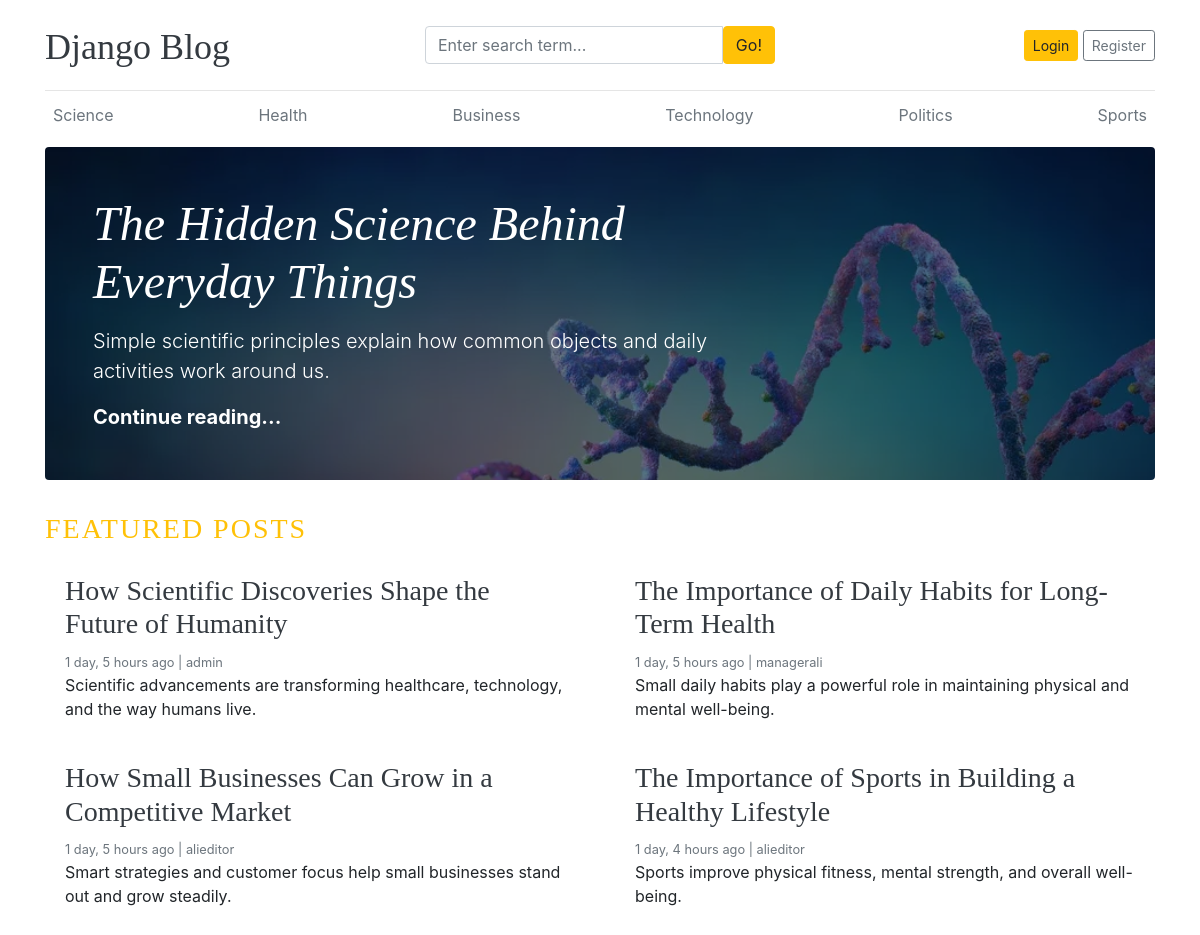
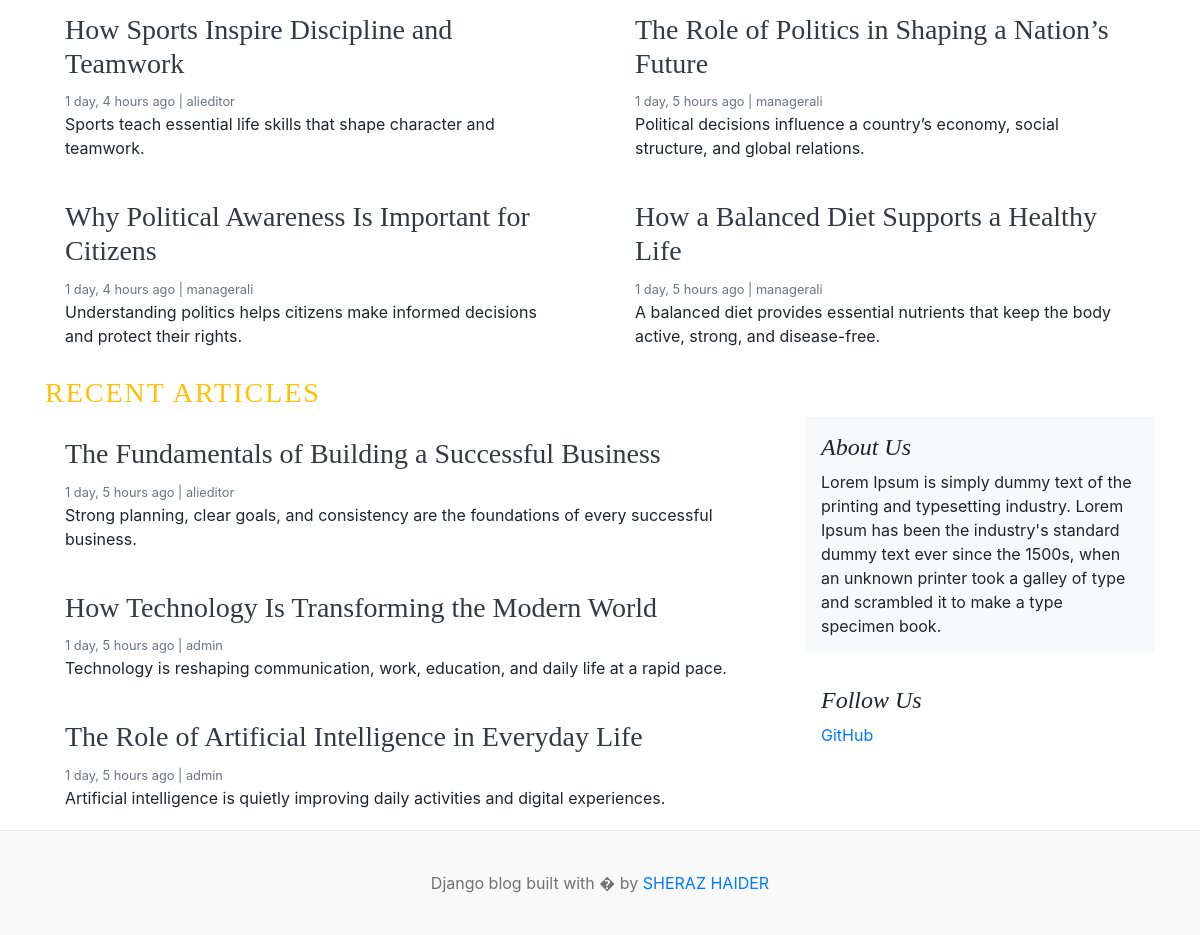
The page / on the database its author committed (2 pictures, top to bottom).
### blogs/models.py (models this page shows, shortened)
class Catagory(models.Model):
    catagory_name = models.CharField(max_length=50, unique=True)
    created_at = models.DateTimeField(auto_now_add=True)
    updated_at = models.DateTimeField(auto_now=True)
    class Meta:
        verbose_name_plural = "Catagories"

class Blog(models.Model):
    title = models.CharField(max_length=200)
    slug = models.SlugField(max_length=200, unique=True, blank=True)
    catagory = models.ForeignKey(Catagory, on_delete=models.CASCADE)
    author = models.ForeignKey(User, on_delete=models.CASCADE)
    featured_image = models.ImageField(upload_to='uploads/%Y/%m/%d/')
    short_description = models.TextField(max_length=500)
    blog_body = models.TextField(max_length=5000)
    status = models.CharField(max_length=100, choices=STATUS_CHOICES, default='draft')
    is_featured = models.BooleanField(default=False)
    created_at = models.DateTimeField(auto_now_add=True)
    updated_at = models.DateTimeField(auto_now=True)

### assignment/models.py (models this page shows, shortened)
class About(models.Model):
    about_heading = models.CharField(max_length=200)
    about_description = models.TextField(max_length=250)
    created_at = models.DateTimeField(auto_now_add=True)
    updated_at = models.DateTimeField(auto_now=True)
    class Meta:
        verbose_name_plural = "About"

class SocialLink(models.Model):
    platform = models.CharField(max_length=100)
    link = models.URLField(max_length=200)
    created_at = models.DateTimeField(auto_now_add=True)
    updated_at = models.DateTimeField(auto_now=True)
    class Meta:
        verbose_name_plural = "Social Links"

### blog_main/views.py (the view)
# urls.py: path("", views.home, name="home"),
def home(request):
    featured_posts = Blog.objects.filter(is_featured=True,status='published').order_by('updated_at')
    posts = Blog.objects.filter(is_featured = False, status='published')
    try:
        about = About.objects.get()
    except:
        about = None
    context = {
        "featured_post": featured_posts,
        "posts": posts,
        "about": about,
    }
    return render(request, "home.html", context)

### blogs/context_processors.py (called while the page is built)
def get_catagories(request):
    catagories = Catagory.objects.all()
    return dict(catagories=catagories)

def get_social_links(request):
    social_links = SocialLink.objects.all()
    return dict(social_links=social_links)

### templates/home.html (shortened to what this page needs)
{% extends "base.html" %}
{% block content %}
{% for post in featured_post %}
    {% if forloop.first %}
    <div class="jumbotron p-3 p-md-5 text-white rounded bg-dark" style="background-image: url({{ post.featured_image.url}});background-blend-mode: overlay;background-size:cover;">
        <div class="col-md-8 px-0">
        <h1 class="display-4 font-italic">{{ post.title }}</h1>
        <p class="lead my-3">{{ post.short_description | truncatewords:25 }}</p>
        <p class="lead mb-0"><a href="{% url 'blogs' post.slug %}" class="text-white font-weight-bold">Continue reading...</a></p>
        </div>
    </div>
    {% endif %}
{% endfor %}
<h3 class = "text-uppercase text-warning" style="letter-spacing: 2px;">Featured Posts</h3>
  <div class="row mb-2">
    {% for post in featured_post %}
        {% if not forloop.first %}
    <div class="col-md-6">
      <div class="card border-0" >
        <div class="card-body">
          <h3><a href="{% url 'blogs' post.slug %}" class="text-dark">{{ post.title }}</a></h3>
          <small class="mb-1 text-muted">{{ post.created_at|timesince }} ago | {{ post.author }}</small>
          <p class="card-text">{{ post.short_description | truncatewords:25 }}</p>
        </div>
      </div>
    </div>
        {% endif %}
    {% endfor %}
  </div>
  <h3 class = "text-uppercase text-warning" style="letter-spacing: 2px;">Recent Articles</h3>
  <main role="main" class="container p-0">
    <div class="row">
      <div class="col-md-8 blog-main">
        {% for post in posts %}
        <div class="card border-0" >
        <div class="card-body">
          <h3><a href="{% url 'blogs' post.slug %}" class="text-dark">{{ post.title }}</a></h3>
          <small class="mb-1 text-muted">{{ post.created_at|timesince }} ago | {{ post.author }}</small>
          <p class="card-text">{{ post.short_description | truncatewords:25}}</p>
        </div>
      </div>
        {% endfor %}
      </div>
      <aside class="col-md-4 blog-sidebar">
        <div class="p-3 mb-3 bg-light rounded">
          <h4 class="font-italic">{{ about.about_heading }}</h4>
          <p class="mb-0">{{ about.about_description }}</p>
        </div>
        {% if social_links %}
        <div class="p-3">
          <h4 class="font-italic">Follow Us</h4>
          <ol class="list-unstyled">
            {% for link in social_links %}
            <li><a href="{{ link.link }}" target="_blank">{{ link.platform }}</a></li>
        {% endfor %}
          </ol>
        </div>
        {% endif %}
      </aside>
    </div>
  </main>
</div>
{% endblock content %}

### templates/base.html (shortened to what this page needs)
{% load static %}
<!DOCTYPE html>
<html lang="en">
<head>
    <link href="https://getbootstrap.com/docs/4.0/dist/css/bootstrap.min.css" rel="stylesheet">
    <link href="{% static 'css/blog.css' %}" rel="stylesheet">
    <link rel="stylesheet" href="https://cdnjs.cloudflare.com/ajax/libs/font-awesome/4.7.0/css/font-awesome.min.css">
  </head>
<body>
    <div class="container">
      <header class="blog-header py-3">
        <div class="row flex-nowrap justify-content-between align-items-center">
          <div class="col-4 pt-1">
            <a class="blog-header-logo text-dark" href="/">Django Blog</a>
          </div>
          <div class="col-4">
            <form action="{% url 'search' %}" method="GET">
              <div class="input-group">
                        <input class="form-control" type="text" name="keyword" value="{{ keyword }}" placeholder="Enter search term..." aria-label="Enter search term..." aria-describedby="button-search" />
                        <button type="submit" class="btn btn-warning" id="button-search" type="button">Go!</button>
                    </div>
            </form>
          </div>
          <div class="col-4 d-flex justify-content-end align-items-center">
            {% if not user.is_authenticated %}
            <a class="btn btn-sm btn-warning" href="{% url 'login' %}">Login</a> &nbsp;
            <a class="btn btn-sm btn-outline-secondary" href="{% url 'register' %}">Register</a>
            {% else %}
            <span class="mr-2 btn btn-sm btn-outline-secondary"><a href="{% url 'dashboard' %}">Dashboard</a></span>
            &emsp;
            <a class="btn btn-sm btn-outline-secondary" href="{% url 'logout' %}">Logout</a>
            {% endif %}
          </div>
        </div>
      </header>
      <div class="nav-scroller py-1 mb-2">
        <nav class="nav d-flex justify-content-between">
            {% for cat in catagories %}
          <a class="p-2 text-muted" href="{% url 'posts_by_catagory' cat.id %}">{{ cat.catagory_name }}</a>
            {% endfor %}
        </nav>
      </div>
{% block content %}{% endblock content %}
<footer class="blog-footer">
  <p>Django blog built with � by <a href="#">SHERAZ HAIDER</a></p>
</footer>
</body>
</html>

### blog_main/static/css/blog.css (style rules this page uses)
.blog-header { border-bottom: 1px solid #e5e5e5; }
.blog-header-logo { font-family: "Playfair Display", Georgia, "Times New Roman", serif; font-size: 2.25rem; }
h1, h2, h3, h4, h5, h6 { font-family: "Playfair Display", Georgia, "Times New Roman", serif; }
.display-4 { font-size: 2.5rem; }
@media (min-width: 768px) { .display-4 { font-size: 3rem; } }
.blog-footer { padding: 2.5rem 0; color: #727272; text-align: center; background-color: #f9f9f9; border-top: .05rem solid #e5e5e5; }
.blog-footer p:last-child { margin-bottom: 0; }

### rows shown on the page
Catagory: catagory_name "Science"
Catagory: catagory_name "Health"
Catagory: catagory_name "Business"
Catagory: catagory_name "Technology"
Catagory: catagory_name "Politics"
Catagory: catagory_name "Sports"
Blog: featured_image (picture), title "The Hidden Science Behind Everyday Things", short_description "Simple scientific principles explain how common objects and daily activities work around us."
Blog: title "How Scientific Discoveries Shape the Future of Humanity", created_at "1 day, 5 hours", author "admin", short_description "Scientific advancements are transforming healthcare, technology, and the way humans live."
Blog: title "The Importance of Daily Habits for Long-Term Health", created_at "1 day, 5 hours", author "managerali", short_description "Small daily habits play a powerful role in maintaining physical and mental well-being."
Blog: title "How Small Businesses Can Grow in a Competitive Market", created_at "1 day, 5 hours", author "alieditor", short_description "Smart strategies and customer focus help small businesses stand out and grow steadily."
Blog: title "The Importance of Sports in Building a Healthy Lifestyle", created_at "1 day, 4 hours", author "alieditor", short_description "Sports improve physical fitness, mental strength, and overall well-being."
Blog: title "How Sports Inspire Discipline and Teamwork", created_at "1 day, 4 hours", author "alieditor", short_description "Sports teach essential life skills that shape character and teamwork."
Blog: title "The Role of Politics in Shaping a Nation’s Future", created_at "1 day, 5 hours", author "managerali", short_description "Political decisions influence a country’s economy, social structure, and global relations."
Blog: title "Why Political Awareness Is Important for Citizens", created_at "1 day, 4 hours", author "managerali", short_description "Understanding politics helps citizens make informed decisions and protect their rights."
Blog: title "How a Balanced Diet Supports a Healthy Life", created_at "1 day, 5 hours", author "managerali", short_description "A balanced diet provides essential nutrients that keep the body active, strong, and disease-free."
Blog: title "The Fundamentals of Building a Successful Business", created_at "1 day, 5 hours", author "alieditor", short_description "Strong planning, clear goals, and consistency are the foundations of every successful business."
Blog: title "How Technology Is Transforming the Modern World", created_at "1 day, 5 hours", author "admin", short_description "Technology is reshaping communication, work, education, and daily life at a rapid pace."
Blog: title "The Role of Artificial Intelligence in Everyday Life", created_at "1 day, 5 hours", author "admin", short_description "Artificial intelligence is quietly improving daily activities and digital experiences."
About: about_heading "About Us", about_description "Lorem Ipsum is simply dummy text of the printing and typesetting industry. Lorem Ipsum has been the industry's standard dummy text ever since the 1500s, when an unknown printer took a galley of type and scrambled it to make a type specimen book."
SocialLink: platform "GitHub"
